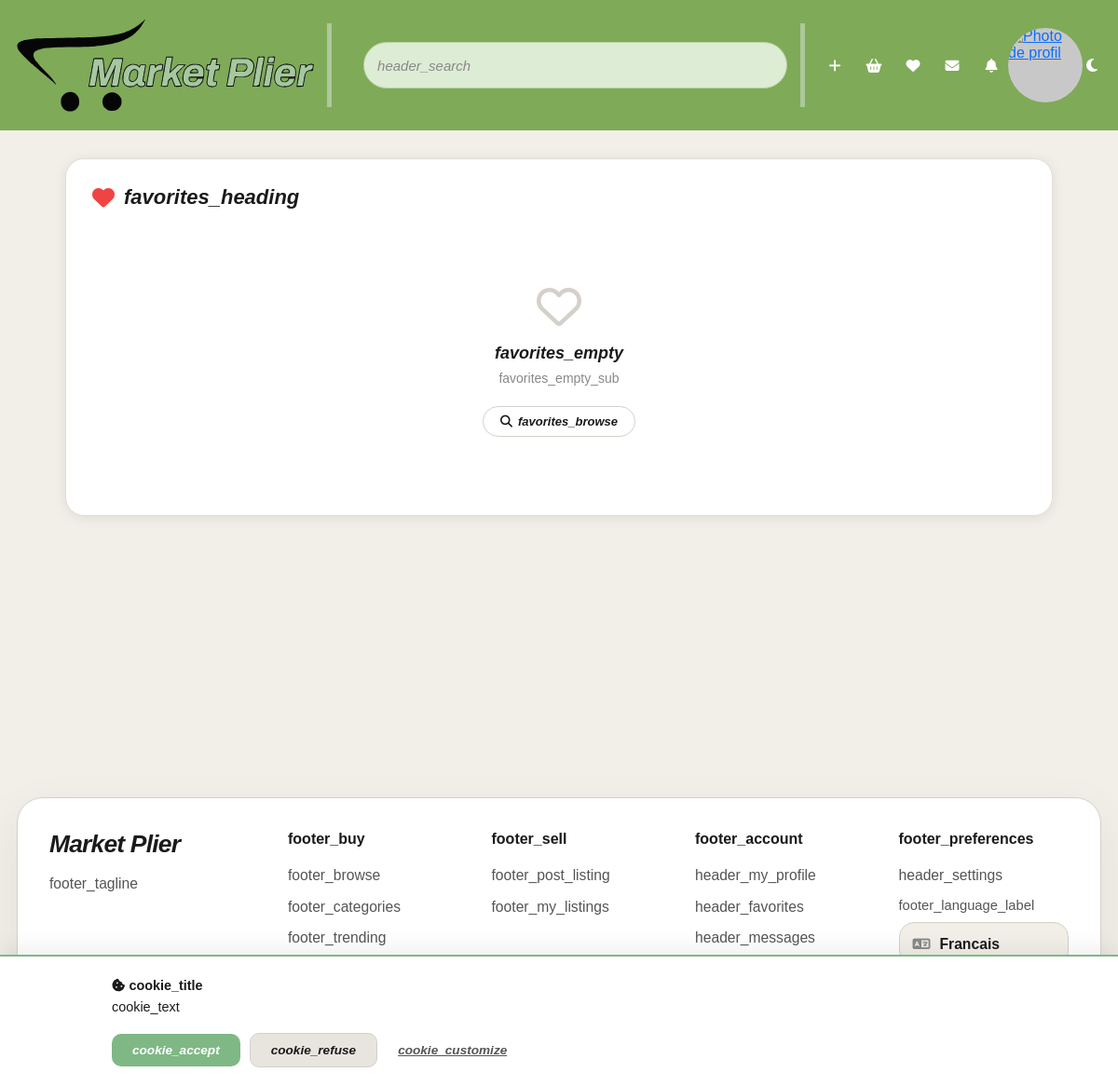
/favoris/index.php (signed in), run on the app's committed database.
### tables this page shows
CREATE TABLE `user_settings` (
  `auth_token` varchar(64) NOT NULL,
  `notif_email` tinyint(1) NOT NULL DEFAULT '1',
  `notif_price_alerts` tinyint(1) NOT NULL DEFAULT '0',
  `notif_weekly_summary` tinyint(1) NOT NULL DEFAULT '1',
  `privacy_public_profile` tinyint(1) NOT NULL DEFAULT '1',
  `privacy_show_email` tinyint(1) NOT NULL DEFAULT '0',
  `privacy_activity_history` tinyint(1) NOT NULL DEFAULT '1',
  `language` varchar(5) NOT NULL DEFAULT 'fr'
);

### includes/lang.php (called while the page is built, shortened)
<?php
function normalizeLang($lang)
{
  $allowed = ['fr', 'en', 'es', 'de'];
  return in_array($lang, $allowed, true) ? $lang : 'fr';
}
function loadTranslations($lang = 'fr')
{
  $lang = normalizeLang($lang);
  $file = __DIR__ . '/translations/' . $lang . '.php';
  if (file_exists($file)) {
    return require $file;
  }
  return require __DIR__ . '/translations/fr.php';
}
function t($key, $translations = null)
{
  global $_translations;
  $t = $translations ?? $_translations ?? [];
  return $t[$key] ?? $key;
}
function getUserLang()
{
  if (isset($_SESSION['user_lang'])) {
    return $_SESSION['user_lang'];
  }
  if (isset($_SESSION['auth_token']) && isset($GLOBALS['pdo'])) {
    try {
      $stmt = $GLOBALS['pdo']->prepare("SELECT language FROM user_settings WHERE auth_token = ?");
      $stmt->execute([$_SESSION['auth_token']]);
      $row = $stmt->fetch();
      if ($row && !empty($row['language'])) {
        return $_SESSION['user_lang'];
      }
    } catch (\PDOException $e) {
    }
  }
  return 'fr';
}
if (!isset($_translations)) {
  $_translations = loadTranslations(getUserLang());
}

### favoris/index.php (the view, shortened to what this page needs)
<?php
require_once '../database/db.php';
require_once '../includes/lang.php';
$myToken = $_SESSION['auth_token'];
$stmt = $pdo->prepare("SELECT username, email, profile_photo, auth_token FROM users WHERE auth_token = ?");
$stmt->execute([$myToken]);
$user = $stmt->fetch();
$stmt = $pdo->prepare("
    SELECT f.id AS fav_id, f.created_at AS fav_date,
           l.id AS listing_id, l.title, l.price, l.category, l.item_condition, l.location,
           (SELECT li.id FROM listing_images li WHERE li.listing_id = l.id ORDER BY li.sort_order ASC LIMIT 1) AS image_id,
           COALESCE(
               (SELECT li.image_path FROM listing_images li WHERE li.listing_id = l.id ORDER BY li.sort_order ASC LIMIT 1),
               l.image
           ) AS image_path,
           u.username AS seller_name
    FROM favorites f
    JOIN listings l ON l.id = f.listing_id
    JOIN users u ON u.auth_token = l.auth_token
    WHERE f.auth_token = ?
    ORDER BY f.created_at DESC
");
$stmt->execute([$myToken]);
$favorites = $stmt->fetchAll();
?>
<!DOCTYPE html>
<html lang="<?= htmlspecialchars(getUserLang(), ENT_QUOTES, 'UTF-8') ?>">
<head>
  <link rel="stylesheet" href="../node_modules/bootstrap/dist/css/bootstrap.min.css">
  <link rel="stylesheet" href="../node_modules/@fortawesome/fontawesome-free/css/all.min.css">
  <link rel="stylesheet" href="../styles/index.css">
  <link rel="stylesheet" href="../styles/search.css">
  <link rel="stylesheet" href="../styles/favoris.css">
  <link rel="stylesheet" href="../styles/theme.css">
</head>
<body>
  <?php
  $headerBasePath = '../';
  $headerUser = $user;
  include '../header.php';
  ?>
  <main class="fav-main">
    <div class="fav-container">
      <div class="fav-header">
        <h1 class="fav-title"><i class="fa-solid fa-heart"></i> <?= htmlspecialchars(t('favorites_heading'), ENT_QUOTES, 'UTF-8') ?></h1>
      </div>
      <?php if (empty($favorites)): ?>
        <div class="fav-empty">
          <i class="fa-regular fa-heart"></i>
          <p><?= htmlspecialchars(t('favorites_empty'), ENT_QUOTES, 'UTF-8') ?></p>
          <span><?= htmlspecialchars(t('favorites_empty_sub'), ENT_QUOTES, 'UTF-8') ?></span>
          <a href="../shop/search.php" class="category-chip">
            <i class="fa-solid fa-magnifying-glass"></i> <?= htmlspecialchars(t('favorites_browse'), ENT_QUOTES, 'UTF-8') ?>
          </a>
        </div>
      <?php endif; ?>
    </div>
  </main>
  <?php include '../footer.php'; ?>
</body>
</html>

### header.php (shortened to what this page needs)
<?php
$headerBasePath = $headerBasePath ?? '';
$headerUser = $headerUser ?? null;
require_once __DIR__ . '/includes/lang.php';
$profilePhoto = $headerUser['profile_photo'] ?? null;
$profilePhotoExists = !empty($profilePhoto);
$headerAuthToken = $_SESSION['auth_token'] ?? '';
$profilePhotoUrl = ($profilePhotoExists && $headerAuthToken)
  ? $headerBasePath . 'api/profile_photo.php?token=' . urlencode($headerAuthToken) . '&v=' . crc32($profilePhoto)
  : $headerBasePath . 'assets/images/default-avatar.svg';
?>
<header>
  <div class="header-top">
    <div class="logo-area">
      <a href="<?= $headerBasePath ?>index.php" class="logo-icon">
        <img src="<?= $headerBasePath ?>assets/images/logo.svg" alt="Logo Market Plier" class="logo-img">
      </a>
    </div>
    <div class="header-divider"></div>
    <form class="search-form" action="<?= $headerBasePath ?>shop/search.php" method="GET" autocomplete="off">
      <input class="search-bar" type="text" name="q" placeholder="<?= htmlspecialchars(t('header_search'), ENT_QUOTES, 'UTF-8') ?>"
        value="<?= htmlspecialchars($_GET['q'] ?? '', ENT_QUOTES, 'UTF-8') ?>"
        id="searchInput" aria-label="Rechercher" />
    </form>
    <div class="header-divider"></div>
    <?php if (isset($_SESSION['auth_token'])): ?>
      <div class="header-icons">
        <a href="<?= $headerBasePath ?>shop/sell.php" class="header-icon-link" title="<?= htmlspecialchars(t('header_sell'), ENT_QUOTES, 'UTF-8') ?>">
          <i class="fa-solid fa-plus"></i>
        </a>
        <a href="<?= $headerBasePath ?>panier/" class="header-icon-link" title="<?= htmlspecialchars(t('header_cart'), ENT_QUOTES, 'UTF-8') ?>">
          <i class="fa-solid fa-basket-shopping"></i>
        </a>
        <a href="<?= $headerBasePath ?>favoris/" class="header-icon-link" title="<?= htmlspecialchars(t('header_favorites'), ENT_QUOTES, 'UTF-8') ?>">
          <i class="fa-solid fa-heart"></i>
        </a>
        <a href="<?= $headerBasePath ?>messagerie/inbox.php" class="header-icon-link" title="<?= htmlspecialchars(t('header_messages'), ENT_QUOTES, 'UTF-8') ?>">
          <i class="fa-solid fa-envelope"></i>
        </a>
        <a href="<?= $headerBasePath ?>notifications/" class="header-icon-link" title="<?= htmlspecialchars(t('header_notifications'), ENT_QUOTES, 'UTF-8') ?>">
          <i class="fa-solid fa-bell"></i>
        </a>
      </div>
    <?php endif; ?>
    <a class="profile-photo-container" href="<?= $headerBasePath ?><?= isset($_SESSION['auth_token']) ? 'inscription-connexion/account.php' : 'inscription-connexion/register.php' ?>">
      <img src="<?= htmlspecialchars($profilePhotoUrl, ENT_QUOTES, 'UTF-8') ?>"
        alt="Photo de profil"
        class="profile-photo" />
    </a>
    <button class="theme-toggle" data-theme-toggle title="Changer le thème">
      <i class="fa-solid fa-moon"></i>
    </button>
  </div>
</header>
<div class="cookie-banner" id="cookieBanner">
  <div class="cookie-banner-inner">
    <div class="cookie-banner-text">
      <strong><i class="fa-solid fa-cookie-bite"></i> <?= htmlspecialchars(t('cookie_title'), ENT_QUOTES, 'UTF-8') ?></strong><br>
      <?= htmlspecialchars(t('cookie_text'), ENT_QUOTES, 'UTF-8') ?>
    </div>
    <div class="cookie-banner-actions">
      <button class="cookie-btn cookie-btn-accept" id="cookieAcceptAll"><?= htmlspecialchars(t('cookie_accept'), ENT_QUOTES, 'UTF-8') ?></button>
      <button class="cookie-btn cookie-btn-refuse" id="cookieRefuseAll"><?= htmlspecialchars(t('cookie_refuse'), ENT_QUOTES, 'UTF-8') ?></button>
      <button class="cookie-btn cookie-btn-settings" id="cookieSettings"><?= htmlspecialchars(t('cookie_customize'), ENT_QUOTES, 'UTF-8') ?></button>
    </div>
  </div>
</div>
<link rel="stylesheet" href="<?= $headerBasePath ?>styles/cookie-banner.css" />
<?php include __DIR__ . '/includes/toast.php'; ?>

### footer.php (shortened to what this page needs)
<?php
$footerBasePath = $footerBasePath ?? ($headerBasePath ?? '');
$footerMinimal = !empty($footerMinimal);
$footerLang = getUserLang();
$isLoggedIn = isset($_SESSION['auth_token']);
$accountHomeHref = $isLoggedIn ? 'inscription-connexion/account.php' : 'inscription-connexion/login.php';
$currentUri = $_SERVER['REQUEST_URI'] ?? ($footerBasePath . 'index.php');
$accountLinks = $isLoggedIn
  ? [
      ['href' => 'inscription-connexion/account.php', 'label' => t('header_my_profile')],
      ['href' => 'favoris/', 'label' => t('header_favorites')],
      ['href' => 'messagerie/inbox.php', 'label' => t('header_messages')],
      ['href' => 'notifications/', 'label' => t('header_notifications')],
    ]
  : [
      ['href' => 'inscription-connexion/register.php', 'label' => t('header_register')],
      ['href' => 'inscription-connexion/login.php', 'label' => t('login_title')],
      ['href' => 'shop/search.php', 'label' => t('footer_browse')],
      ['href' => 'shop/sell.php', 'label' => t('footer_post_listing')],
    ];
?>
<footer class="mp-footer<?= $footerMinimal ? ' mp-footer-compact' : '' ?>">
  <div class="mp-footer-shell<?= $footerMinimal ? ' mp-footer-shell-compact' : '' ?>">
    <?php if ($footerMinimal): ?>
      <div class="mp-footer-compact-inner">
        <form class="mp-footer-language-form mp-footer-language-form-compact" method="POST" action="<?= $footerBasePath ?>includes/set_language.php">
          <input type="hidden" name="redirect_to" value="<?= htmlspecialchars($currentUri, ENT_QUOTES, 'UTF-8') ?>">
          <label class="mp-footer-language-label" for="footerLanguage">
            <?= htmlspecialchars(t('footer_language_label'), ENT_QUOTES, 'UTF-8') ?>
          </label>
          <div class="mp-footer-language-field">
            <i class="fa-solid fa-language"></i>
            <select id="footerLanguage" name="language" class="mp-footer-language-select">
              <option value="fr" <?= $footerLang === 'fr' ? 'selected' : '' ?>>Francais</option>
              <option value="en" <?= $footerLang === 'en' ? 'selected' : '' ?>>English</option>
              <option value="es" <?= $footerLang === 'es' ? 'selected' : '' ?>>Espanol</option>
              <option value="de" <?= $footerLang === 'de' ? 'selected' : '' ?>>Deutsch</option>
            </select>
          </div>
        </form>
        <div class="mp-footer-bottom mp-footer-bottom-compact">
          <p class="mp-footer-copy">
            &copy; <?= date('Y') ?> Market Plier. <?= htmlspecialchars(t('footer_rights'), ENT_QUOTES, 'UTF-8') ?>
          </p>
        </div>
      </div>
    <?php else: ?>
      <div class="mp-footer-grid">
        <div class="mp-footer-brand">
          <a href="<?= $footerBasePath ?>index.php" class="mp-footer-logo">Market Plier</a>
          <p class="mp-footer-tagline"><?= htmlspecialchars(t('footer_tagline'), ENT_QUOTES, 'UTF-8') ?></p>
        </div>
        <div class="mp-footer-column">
          <h2><?= htmlspecialchars(t('footer_buy'), ENT_QUOTES, 'UTF-8') ?></h2>
          <a href="<?= $footerBasePath ?>shop/search.php"><?= htmlspecialchars(t('footer_browse'), ENT_QUOTES, 'UTF-8') ?></a>
          <a href="<?= $footerBasePath ?>index.php#home-categories"><?= htmlspecialchars(t('footer_categories'), ENT_QUOTES, 'UTF-8') ?></a>
          <a href="<?= $footerBasePath ?>index.php#home-trending"><?= htmlspecialchars(t('footer_trending'), ENT_QUOTES, 'UTF-8') ?></a>
          <a href="<?= $footerBasePath ?>index.php#home-recent"><?= htmlspecialchars(t('footer_recent'), ENT_QUOTES, 'UTF-8') ?></a>
        </div>
        <div class="mp-footer-column">
          <h2><?= htmlspecialchars(t('footer_sell'), ENT_QUOTES, 'UTF-8') ?></h2>
          <a href="<?= $footerBasePath ?>shop/sell.php"><?= htmlspecialchars(t('footer_post_listing'), ENT_QUOTES, 'UTF-8') ?></a>
          <a href="<?= $footerBasePath . $accountHomeHref ?>"><?= htmlspecialchars(t('footer_my_listings'), ENT_QUOTES, 'UTF-8') ?></a>
        </div>
        <div class="mp-footer-column">
          <h2><?= htmlspecialchars(t('footer_account'), ENT_QUOTES, 'UTF-8') ?></h2>
          <?php foreach ($accountLinks as $link): ?>
            <a href="<?= $footerBasePath . $link['href'] ?>"><?= htmlspecialchars($link['label'], ENT_QUOTES, 'UTF-8') ?></a>
          <?php endforeach; ?>
        </div>
        <div class="mp-footer-column">
          <h2><?= htmlspecialchars(t('footer_preferences'), ENT_QUOTES, 'UTF-8') ?></h2>
          <?php if ($isLoggedIn): ?>
            <a href="<?= $footerBasePath ?>settings/settings.php"><?= htmlspecialchars(t('header_settings'), ENT_QUOTES, 'UTF-8') ?></a>
          <?php endif; ?>
          <form class="mp-footer-language-form" method="POST" action="<?= $footerBasePath ?>includes/set_language.php">
            <label class="mp-footer-language-label" for="footerLanguage">
              <?= htmlspecialchars(t('footer_language_label'), ENT_QUOTES, 'UTF-8') ?>
            </label>
            <div class="mp-footer-language-field">
              <i class="fa-solid fa-language"></i>
              <select id="footerLanguage" name="language" class="mp-footer-language-select">
                <option value="fr" <?= $footerLang === 'fr' ? 'selected' : '' ?>>Francais</option>
              </select>
            </div>
          </form>
        </div>
      </div>
      <div class="mp-footer-bottom">
        <p class="mp-footer-copy">
        </p>
      </div>
    <?php endif; ?>
  </div>
</footer>

### data on the page
user_settings: q "header_search", language "cookie_title", language "cookie_text", language "cookie_accept", language "cookie_refuse", language "cookie_customize", language "favorites_heading", language "favorites_empty", language "favorites_empty_sub", language "favorites_browse", language "footer_tagline", language "footer_buy", language "footer_browse", language "footer_categories", language "footer_trending", language "footer_sell", language "footer_post_listing", language "footer_my_listings", language "footer_account", language "footer_preferences", language "header_settings", language "footer_language_label"

### other printed values
$link['label'] "header_my_profile"
$link['label'] "header_favorites"
$link['label'] "header_messages"
